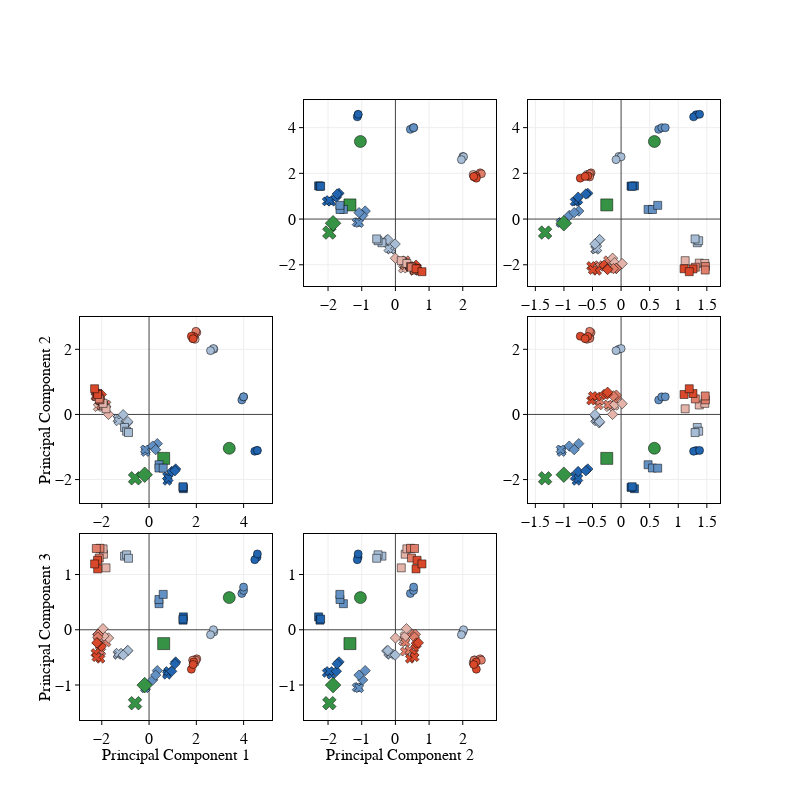

Notebook code for this chart:
### Markdown cell above
### Plot scores of first 3 PCs ###

### Code cell
symbols = ['circle', 'x', 'diamond', 'square']

colors = ['rgb'+str(color) for color in plotly.colors.n_colors((33,100,175), (234,234,234), 4)][:-1]
colors = colors + ['rgb'+str(color) for color in plotly.colors.n_colors((234,234,234), (217,72,42), 4)][1:]
fig = make_subplots(rows=3, cols=3, vertical_spacing=0.05, shared_xaxes=False, shared_yaxes=False, horizontal_spacing=0.05)

for k in range(3):
    for l in range(3):
        if k!=l:
            for i, strain in enumerate(strain_list):
                for j,condition in enumerate(['reactor'] + condition_list):
                    if condition!='reactor':
                        fig.add_trace(go.Scatter(x=final_df[(final_df['strain']==strain) & (final_df['condition']==condition)]['PC'+str(l+1)],
                                                     y=final_df[(final_df['strain']==strain) & (final_df['condition']==condition)]['PC'+str(k+1)],
                                                     mode='markers', showlegend=False,
                                                     marker=dict(symbol=symbols[i], size=8, color=colors[j-1],
                                                                 line=dict(color='black', width=0.5))),
                                     row=k+1, col=l+1)
                    else:

                        fig.add_trace(go.Scatter(x=final_df[(final_df['strain']==strain) & (final_df['condition']==condition)]['PC'+str(l+1)],
                                                     y=final_df[(final_df['strain']==strain) & (final_df['condition']==condition)]['PC'+str(k+1)],
                                                     mode='markers', showlegend=False,
                                                     marker=dict(symbol=symbols[i], size=12, color='rgb(54, 146, 68)',
                                                                 line=dict(color='black', width=0.5))),
                                     row=k+1, col=l+1)
        
        if k==2:
            fig.update_xaxes(title='Principal Component '+str(l+1), ticks='outside', ticklen=4, tickangle=0, nticks=8, title_standoff=0.5,

                              titlefont=dict(family='Myriad Pro', size=16, color='black'),row=k+1, col=l+1)
        if l==0:
            fig.update_yaxes(title='Principal Component '+str(k+1), ticks='outside', ticklen=4, tickangle=0, title_standoff=0,
                              titlefont=dict(family='Myriad Pro', size=16, color='black'),row=k+1, col=l+1)
            
        if k!=2:
            fig.update_xaxes(ticks='')

                        
                        
fig.update_layout(height=800, width=800, legend_x= 0.1, legend_y=-0.15, legend_font=dict(family='Myriad Pro', size=12, color='black'), legend_orientation='h')
fig.update_xaxes(showline=True, linewidth=1, linecolor='black', mirror=True, side='bottom',
                              ticks='outside', ticklen=4, tickangle=0, nticks=8,
                              tickfont=dict(size=16, family='Myriad Pro', color='black'), tickcolor='black',
                              showgrid=True,zeroline=True)
fig.update_yaxes(showgrid=True, zeroline=True,
                            tickfont=dict(family='Myriad Pro',size=16, color='black'), tickcolor='black', 

                              showline=True, linewidth=1, linecolor='black', mirror=True,
                              ticks='outside', ticklen=4, tickangle=0)
plot(fig)
#pio.write_image(fig,"Figures/si_fig_red_pca_scores.svg",format='svg')
